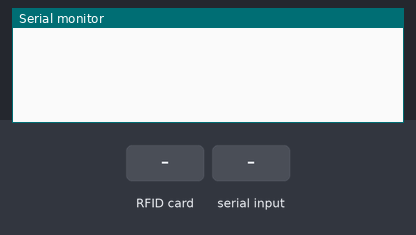
This sketch was run on a simulated Arduino Uno, built with avr-gcc and run on an emulated ATmega328P. Parts: the last lines printed to the serial monitor. The test bench sets the inputs (shaded band).

Above: at 1.2 s.
1.3 s: RFID card 5E 7A 19 C4 held to the reader
At 2.5 s:
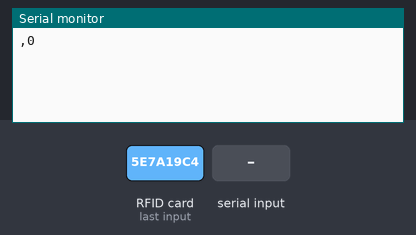
2.8 s: "topup,\n" received over Serial
At 3.5 s:
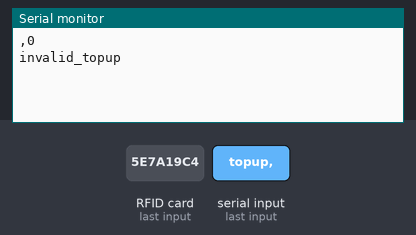

The sketch:

process-payment.ino
```cpp
#include <SPI.h>
#include <MFRC522.h>

#define RST_PIN 9
#define SS_PIN 10

MFRC522 mfrc522(SS_PIN, RST_PIN);
MFRC522::MIFARE_Key key;

void setup() {
    Serial.begin(9600);
    SPI.begin();
    mfrc522.PCD_Init();
    for (byte i = 0; i < 6; i++) key.keyByte[i] = 0xFF;
}

String readBlock(byte block) {
    byte buffer[18], size = sizeof(buffer);
    if (mfrc522.PCD_Authenticate(MFRC522::PICC_CMD_MF_AUTH_KEY_A, block, &key, &mfrc522.uid) != MFRC522::STATUS_OK)
        return "";
    if (mfrc522.MIFARE_Read(block, buffer, &size) != MFRC522::STATUS_OK)
        return "";
    String s;
    for (byte i = 0; i < 16; i++) {
        if (buffer[i] != 0) s += (char)buffer[i];
    }
    s.trim();
    return s;
}

int readIntBlock(byte block) {
    byte buffer[18], size = sizeof(buffer);
    if (mfrc522.PCD_Authenticate(MFRC522::PICC_CMD_MF_AUTH_KEY_A, block, &key, &mfrc522.uid) != MFRC522::STATUS_OK)
        return -1;
    if (mfrc522.MIFARE_Read(block, buffer, &size) != MFRC522::STATUS_OK)
        return -1;
    int value;
    memcpy(&value, buffer, sizeof(value));
    return value;
}

void writeIntBlock(byte block, int value) {
    byte buf[16] = {0};
    memcpy(buf, &value, sizeof(value));
    mfrc522.PCD_Authenticate(MFRC522::PICC_CMD_MF_AUTH_KEY_A, block, &key, &mfrc522.uid);
    mfrc522.MIFARE_Write(block, buf, 16);
}

void loop() {
    if (!mfrc522.PICC_IsNewCardPresent() || !mfrc522.PICC_ReadCardSerial())
        return;

    String plate = readBlock(2);
    int balance = readIntBlock(4);
    Serial.print(plate);
    Serial.print(",");
    Serial.println(balance);

    unsigned long startTime = millis();
    while (!Serial.available()) {
        if (millis() - startTime > 5000) {
            Serial.println("timeout");
            mfrc522.PICC_HaltA();
            mfrc522.PCD_StopCrypto1();
            delay(500);
            return;
        }
    }

    String command = Serial.readStringUntil('\n');
    command.trim();

    if (command.startsWith("topup,")) {
        int amount = command.substring(6).toInt();
        if (amount <= 0) {
            Serial.println("invalid_topup");
        } else {
            int newBalance = balance + amount;
            writeIntBlock(4, newBalance);
            int verifyBalance = readIntBlock(4);
            if (verifyBalance == newBalance) {
                Serial.print("topped,");
                Serial.println(newBalance);
            } else {
                Serial.println("write_error");
            }
        }
    } else {
        int due = command.toInt();
        if (due == -1) {
            Serial.println("insufficient");
        } else {
            int newBalance = balance - due;
            if (newBalance < 0) {
                Serial.println("insufficient");
            } else {
                writeIntBlock(4, newBalance);
                Serial.println("done");
            }
        }
    }

    mfrc522.PICC_HaltA();
    mfrc522.PCD_StopCrypto1();
    delay(1000);
}
```

Measured:
- after the input at 1.3 s, the serial monitor: prints a new line at once (image 1)
- after the input at 2.8 s, the serial monitor: prints a new line at once (image 2)
